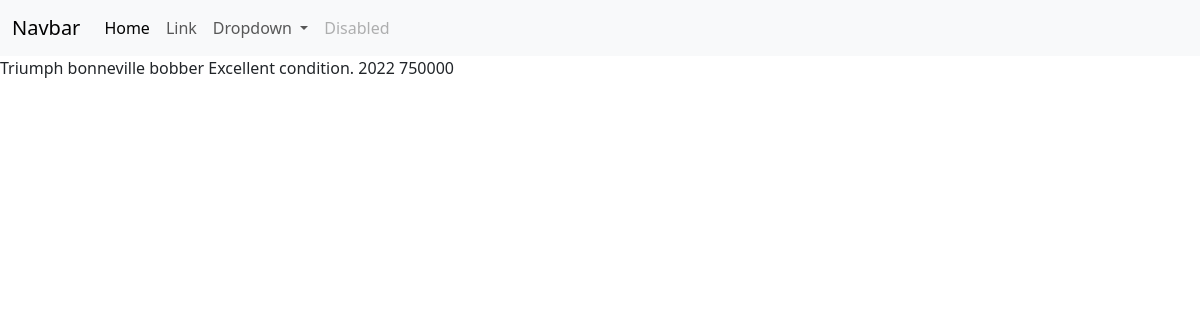
The app's page /vehicle/13 with its own data.
### store/models.py (models this page shows, shortened)
class Vehicle(models.Model):
    name=models.CharField(max_length=200)
    varient=models.CharField(max_length=200)
    description=models.TextField()
    fuel_options=(
        ("petrol","petrol"),
        ("CNG","CNG"),
        ("EV","EV"),
        ("diesel","diesel")
    )
    fuel_type=models.CharField(max_length=200,choices=fuel_options,default="petrol")
    running_km=models.PositiveIntegerField()
    color=models.CharField(max_length=200)
    price=models.PositiveIntegerField()
    brand=models.CharField(max_length=200)
    owner_options=(
        ("single","single"),
        ("second","second"),
        ("other","other")
    )
    owner_type=models.CharField(max_length=200,choices=owner_options,default="single")
    picture = models.ImageField(upload_to="vehicle_images",null=True)

### store/views.py (the view)
# urls.py: path('vehicle/<int:id>',views.VehicleDetailView.as_view(),name='vehicle_detail'),
class VehicleDetailView(View):
    template_name = "vehicle_detail.html"
    def get(self,request,*args,**kwargs):
        id =kwargs.get("id")
        qs =Vehicle.objects.get(id=id)
        return render(request,self.template_name,{"data":qs})

### store/templates/vehicle_detail.html
{%extends 'base.html'%}
{%block main_block%}
<body>
    {{data.name}}
    {{data.description}}
    {{data.varient}}
    {{data.price}}
</body>
{%endblock%}

### records on screen
Vehicle: name "Triumph bonneville bobber", description "Excellent condition.", varient "2022", price "750000"
